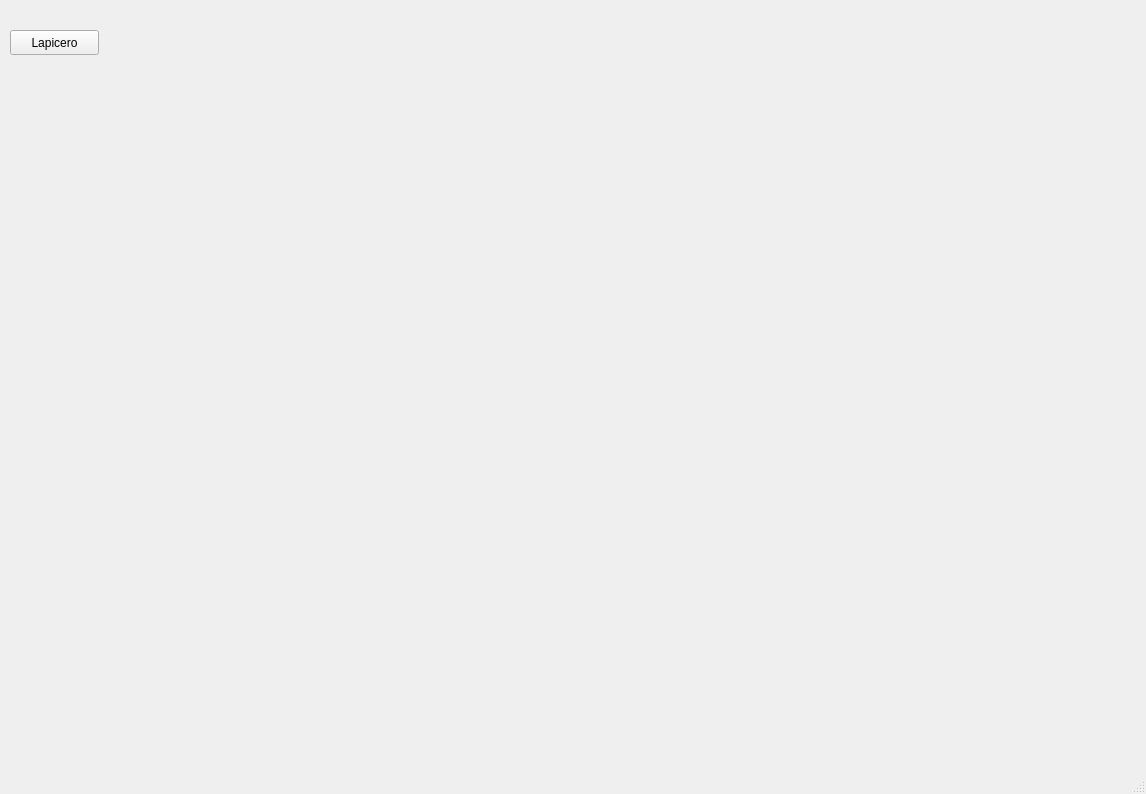
<?xml version="1.0" encoding="UTF-8"?>
<ui version="4.0">
 <class>MainWindow</class>
 <widget class="QMainWindow" name="MainWindow">
  <property name="geometry">
   <rect>
    <x>0</x>
    <y>0</y>
    <width>1146</width>
    <height>794</height>
   </rect>
  </property>
  <property name="windowTitle">
   <string>MainWindow</string>
  </property>
  <widget class="QWidget" name="centralwidget">
   <widget class="QPushButton" name="Lapicero">
    <property name="geometry">
     <rect>
      <x>10</x>
      <y>30</y>
      <width>89</width>
      <height>25</height>
     </rect>
    </property>
    <property name="text">
     <string>Lapicero</string>
    </property>
   </widget>
  </widget>
  <widget class="QMenuBar" name="menubar">
   <property name="geometry">
    <rect>
     <x>0</x>
     <y>0</y>
     <width>1146</width>
     <height>22</height>
    </rect>
   </property>
  </widget>
  <widget class="QStatusBar" name="statusbar"/>
 </widget>
 <resources/>
 <connections/>
</ui>
